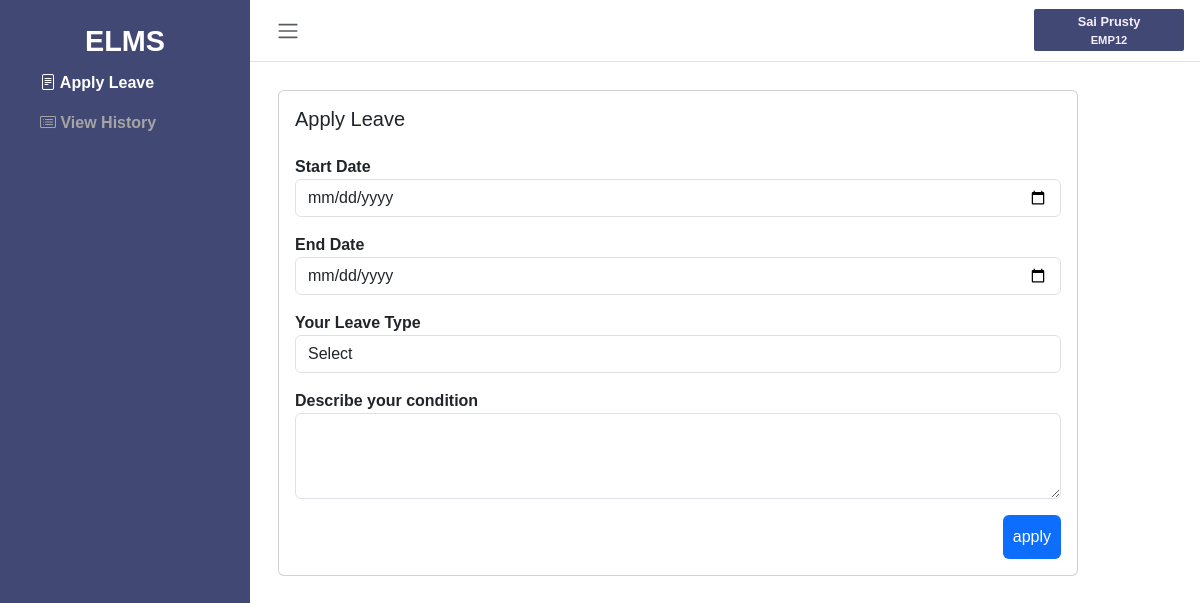
The app's page /leave/leave_request (signed in) with its own data.
### leave/models.py (models this page shows, shortened)
class employee(models.Model):
    eid = models.CharField(max_length=100)
    fname = models.CharField(max_length=255)
    lname = models.CharField(max_length=255)
    email = models.EmailField(max_length=255)
    phone = models.CharField(max_length=20)
    department = models.CharField(max_length=100)
    gender = models.CharField(max_length=20)
    address = models.TextField()
    city = models.CharField(max_length=255)
    country = models.CharField(max_length=255)
    password = models.CharField(max_length=255)
    status = models.IntegerField(default=1)
    regdate = models.DateTimeField(default=timezone.now)

### leave/views.py (the view, shortened to what this page needs)
# urls.py: path('leave_request', views.leave_request, name='leave_request'),
def leave_request(request):
    email = request.session.get('employee_email')
    emp_details = employee.objects.get(email=email)
    leave_data = leave_type.objects.all()
    context = {
        'emp_details' : emp_details,
        'leave_types': leave_data
    }
    return render(request, 'employee/leave_request.html', context)

### leave/models.py (called while the page is built)
    def __str__(self):
        return self.leavetype

### leave/templates/employee/leave_request.html (shortened to what this page needs)
{% extends "layout.html" %}
{% block content %}
    <div class="wrapper">
        {% include "emp_sidebar.html" %}
        <div class="main">
            <nav class="navbar navbar-expand px-3 border-bottom">
                <button class="btn" id="toggleSidebar" type="button" >
                    <span class="navbar-toggler-icon"></span>
                </button>
                <div class="profile dropdown-center" >
                    <div class="name" type="button" data-bs-toggle="dropdown" aria-expanded="false">{{emp_details.fname}} {{emp_details.lname}}</div>
                    <div class="emp-id" type="button" data-bs-toggle="dropdown" aria-expanded="false">{{emp_details.eid}}</div>
                </div>
            </nav>
            <main class="content px-3 py-2">
                <div class="container-fluid">
                    <div class="mb-3">
                        <div class="card" style="width: 50rem;">
                            <div class="card-body">
                              <h5 class="card-title mb-4">Apply Leave</h5>
                              <form action="" method="POST">
                                <div class="mb-3">
                                    <label for="start_date" class="">Start Date</label>
                                    <input type="date" class="form-control" id="start_date" name="start_date" required>
                                  </div>
                                  <div class="mb-3">
                                    <label for="end_date" class="">End Date</label>
                                    <input type="date" class="form-control" id="end_date" name="end_date" required>
                                  </div>
                                  <div class="mb-3">
                                    <label for="leave_type" class="">Your Leave Type</label>
                                    <select class="form-control" name="leave_type" id="leave_type" required>
                                        <option selected>Select</option>
                                    </select>
                                </div>
                                <div class="mb-3">
                                    <label for="condition" class="">Describe your condition</label>
                                    <textarea class="form-control" id="condition" name="condition" rows="3" required></textarea>
                                </div>
                                <button type="submit" class="btn btn-primary float-end">apply</button>
                              </form>
                            </div>
                          </div>
                    </div>
                </div>
            </main>
        </div>
    </div>
    {% endblock content %}

### static/css/sidebar.css (style rules this page uses)
* { margin: 0; padding: 0; box-sizing: border-box; }
body, html { height: 100%; font-family:'Gill Sans', 'Gill Sans MT', Calibri, 'Trebuchet MS', sans-serif; font-weight:600; }
.wrapper { display: flex; height: 100%; }
.main { margin-left: 250px; width: 100%; overflow-y: auto; transition: margin-left 0.3s ease; }
.btn { border: none; padding: 10px; cursor: pointer; }
.content { margin-top: 20px; }
.navbar { display: flex; justify-content: space-between; }
.profile { width: 150px; background-color: #424874; display: flex; align-items: center; flex-direction: column; align-items: center; color: #f4eeff; padding: 3px; border-radius: 2px; }
.emp-id { font-size: 0.7rem; }
.name { font-size: 0.8rem; }

### records on screen
employee: fname "Sai", lname "Prusty", eid "EMP12"
